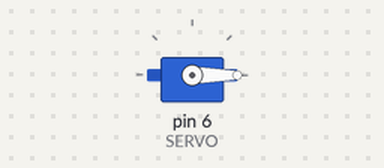
Recording of a sketch running on a simulated Arduino Uno, built with avr-gcc and run on an emulated ATmega328P. Parts: servo.

Above: at 0.05 s.
At 1.95 s:
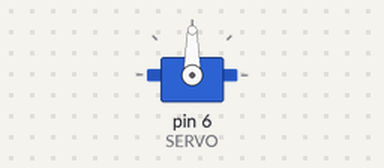
At 3.85 s:
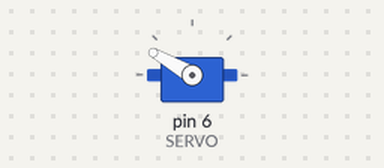
At 7.65 s:
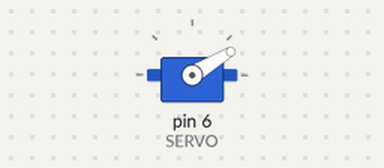
Timing chart, 0 to 10.0 s (numbered marks = the images above):
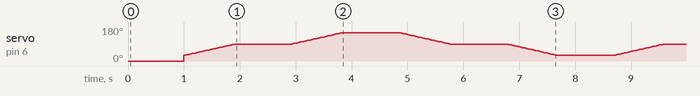

The sketch:

ArCondicionado.ino
```cpp
#include <Servo.h>

#define SERVO 6 // Porta Digital 6 PWM

Servo s; // Variável Servo
int pos; // Posição Servo

void setup ()
{
  s.attach(SERVO);
  Serial.begin(9600);
  s.write(0); // Inicia motor posição zero
}

void loop()
{
  delay(1000);
  for (pos = 30; pos <= 90; pos++)
  {
    s.write(pos);
    delay(15);
  }

  delay(1000);

  for (pos = 90; pos <= 150; pos++)
  {
    s.write(pos);
    delay(15);
  }


  delay(1000);

  for (pos = 150; pos >= 90; pos--)
  {
    s.write(pos);
    delay(15);
  }

  delay(1000);

  for (pos = 90; pos >= 30; pos--)
  {
    s.write(pos);
    delay(15);
  }
}
```
